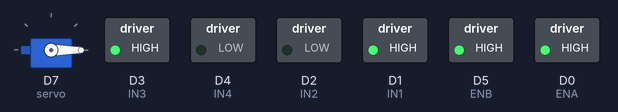
This sketch was run on a simulated ESP8266 (NodeMCU). Parts: servo, switched loads named in the sketch (green lamp = pin HIGH).

Above: at 0.05 s.
At 3.95 s:
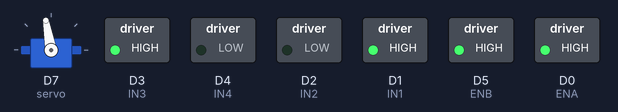
Timing chart, 0 to 9.2 s (numbered marks = the images above):
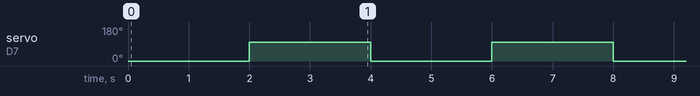

Measured:
- by itself, servo on D7 (servo): alternates 100° for 2.0 s and 0° for 2.0 s

The sketch:

servo_drive111.ino
```cpp
#include <Servo.h>  // Inkluderer Servo biblioteket for at kontrollere servo motoren

#define ENA D0
#define IN1 D1
#define IN2 D2
#define IN3 D3
#define IN4 D4
#define ENB D5

Servo servo;  // Opretter et servo objekt

unsigned long previousMillisServo = 0;  // Variabel til at gemme sidste tid servo blev opdateret

const long intervalServo = 2000;  // Interval for servo bevægelse (i millisekunder)

bool servoMovingForward = true;  // Variabel til at bestemme servo retning (true = fremad, false = tilbage)

void setup() {
  // Sætter alle motorcontroller pins til output
  pinMode(ENA, OUTPUT);
  pinMode(IN1, OUTPUT);
  pinMode(IN2, OUTPUT);
  pinMode(IN3, OUTPUT);
  pinMode(IN4, OUTPUT);
  pinMode(ENB, OUTPUT);

  // Tænder motorerne
  digitalWrite(ENA, HIGH);
  digitalWrite(IN1, HIGH);
  digitalWrite(IN2, LOW);
  digitalWrite(ENB, HIGH);
  digitalWrite(IN3, HIGH);
  digitalWrite(IN4, LOW);

  // Tilslutter servo til pin D7 (GPIO13)
  servo.attach(D7);
  servo.write(0);  // Sætter startposition for servo til 0 grader
}

void loop() {
  unsigned long currentMillis = millis();  // Gemmer den nuværende tid i millisekunder

  // Opdater Servo
  if (currentMillis - previousMillisServo >= intervalServo) {
    previousMillisServo = currentMillis;  // Opdaterer previousMillisServo til den nuværende tid

    if (servoMovingForward) {
      servo.write(100);  // Bevæger servo til 90 grader (fremad)
    } else {
      servo.write(0);  // Bevæger servo tilbage til 0 grader (tilbage)
    }
    servoMovingForward = !servoMovingForward;  // Skifter retning (fra fremad til tilbage eller omvendt)
  }
}
```
